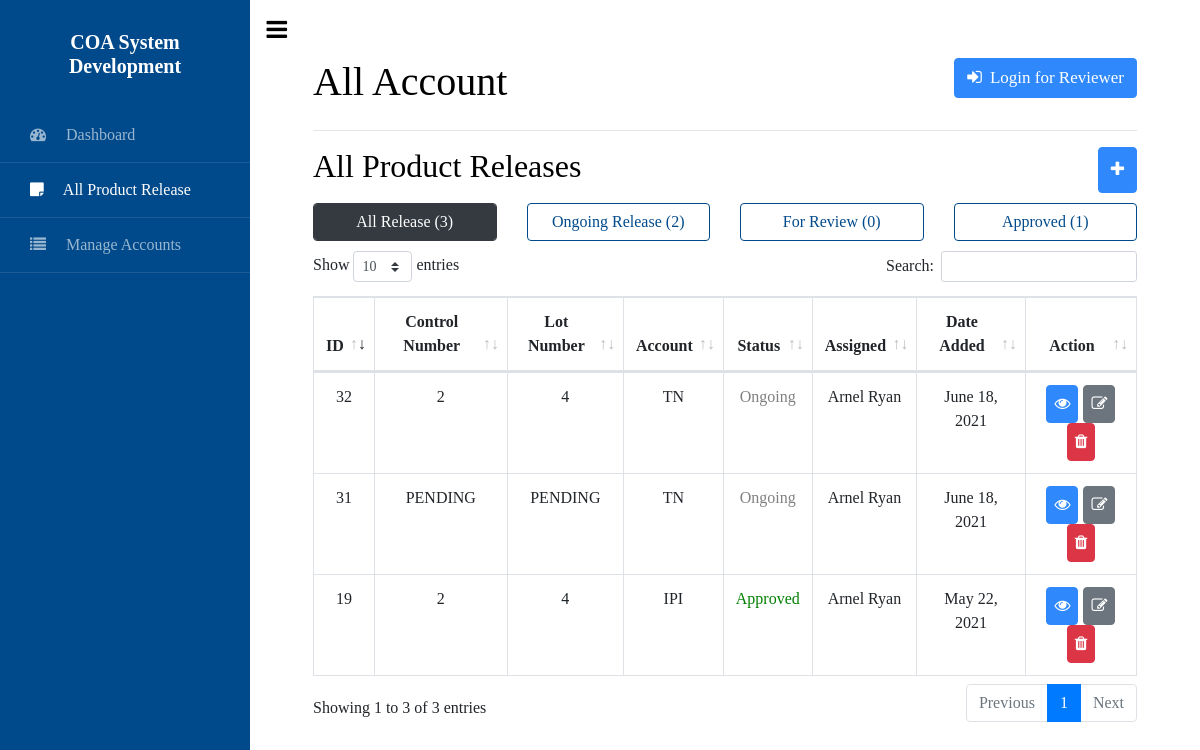
Page /allrelease.php?status=All on the committed database.
### tables this page shows
CREATE TABLE `productrelease` (
  `id` int(11) NOT NULL,
  `product_name` varchar(60) NOT NULL,
  `account` varchar(50) NOT NULL,
  `manufactured_quantity` varchar(30) NOT NULL,
  `control_num` varchar(30) NOT NULL,
  `created_by` varchar(50) NOT NULL,
  `assign_to` varchar(50) NOT NULL,
  `po_num` varchar(30) NOT NULL,
  `status` varchar(20) NOT NULL,
  `customer_name` varchar(50) NOT NULL,
  `manufacture_date` date NOT NULL,
  `rev_num` varchar(30) NOT NULL,
  `expiration_date` date NOT NULL,
  `lot_num` varchar(30) NOT NULL,
  `serving_size` varchar(30) NOT NULL,
  `item_num` varchar(30) NOT NULL,
  `serving_per` varchar(30) NOT NULL,
  `physicaltest` text NOT NULL,
  `physicalspecification` text NOT NULL,
  `physicalmethod` text NOT NULL,
  `physicalresults` text NOT NULL,
  `chemicaltest` text NOT NULL,
  `chemicalunit` text NOT NULL,
  `chemicalmin` text NOT NULL,
  `chemicalmax` text NOT NULL,
  `chemicalinput` text NOT NULL,
  `heavymetaltest` text NOT NULL,
  `heavymetalug` text NOT NULL,
  `heavymetalinput` text NOT NULL,
  `microbiologicaltest` text NOT NULL,
  `microbiologicalcfu` text NOT NULL,
  `microbiologicalinput` text NOT NULL,
  `comment` text NOT NULL,
  `date_added` date NOT NULL DEFAULT current_timestamp(),
  `date_modified` date NOT NULL DEFAULT current_timestamp(),
  `coa` varchar(15) NOT NULL,
  `batchrecord` varchar(15) NOT NULL,
  `ftir` varchar(15) NOT NULL,
  `preparedname` varchar(200) NOT NULL,
  `prepareddescription` varchar(200) NOT NULL,
  `reviewedname` varchar(200) NOT NULL,
  `revieweddescription` varchar(200) NOT NULL,
  `approvedname` varchar(200) NOT NULL,
  `approveddescription` varchar(200) NOT NULL,
  `authorizedname` varchar(200) NOT NULL,
  `authorizeddescription` varchar(200) NOT NULL
);

### function/usercheck.php (called while the page is built, shortened)
<?php
  $usersession = 0;
 ?>

### function/all.php (called while the page is built, shortened)
<?php
if (isset($_GET['status'])) {
	$status = $_GET['status'];
	if ($status == "All") {
		$productreleasetable = $link->query("SELECT id,control_num,assign_to,lot_num,account,status,date_added,date_modified FROM productrelease") or die($link->error);
$link->query("SELECT id,product_name FROM productrelease") or die($link->error);
	}
}
	$allreleasestatusdisplayalltemp = $link->query("SELECT status,COUNT(id) FROM `productrelease`") or die($link->error);
	$allreleasestatusdisplayall = $allreleasestatusdisplayalltemp->fetch_assoc();
	$allreleasestatusdisplayongoingtemp = $link->query("SELECT status,COUNT(id) FROM `productrelease` WHERE status = 'Ongoing'") or die($link->error);
	$allreleasestatusdisplayongoing = $allreleasestatusdisplayongoingtemp->fetch_assoc();
	$allreleasestatusdisplayforreviewtemp = $link->query("SELECT status,COUNT(id) FROM `productrelease` WHERE status = 'For Review'") or die($link->error);
	$allreleasestatusdisplayforreview = $allreleasestatusdisplayforreviewtemp->fetch_assoc();
	$allreleasestatusdisplayapprovedtemp = $link->query("SELECT status,COUNT(id) FROM `productrelease` WHERE status = 'Approved'") or die($link->error);
	$allreleasestatusdisplayapproved = $allreleasestatusdisplayapprovedtemp->fetch_assoc();
?>

### allrelease.php (the view, shortened to what this page needs)
<?php
include 'includes/header.php';
include 'function/usercheck.php';
include 'function/all.php';
?>
<body>
	<div class="wrapper d-flex align-items-stretch">
    <nav id="sidebar" style="background: #004A8B;">
      <div class="custom-menu">
        <button type="button" id="sidebarCollapse" class="btn btn-primary">
            <i class="fa fa-bars"></i>
          </button>
      </div>
      <div class="text-center">
        <h1 style="padding-top: 20px;"><a href="index.php" class="logo" style="background: #004A8B;">COA System Development</a></h1>
      </div>
      <ul class="list-unstyled components mb-5">
        <li>
          <a href="index.php"><span class="fa fa-tachometer mr-3"></span> Dashboard</a>
        </li>
        <li class="active">
          <a href="allrelease.php?status=All"><span class="fa fa-sticky-note mr-3"></span> All Product Release</a>
        </li>
        <li>
          <a href="manage-accounts.php"><span class="fa fa-list mr-3"></span> Manage Accounts</a>
        </li>
      </ul>
    </nav>
    <div id="content" class="p-4 p-md-5 pt-5">
      <div class="container">
        <div class="row" style="padding-top: 10px;">
          <div class="col-md-12 d-flex justify-content-between">
            <div><h1>All Account</h1></div>
            <div>
              <?php if ($usersession == 0) { ?>
              <a href="login.php" style="font-size: 17px;" class="btn btn-primary"><span class="fa fa-sign-in mr-2"></span>Login for Reviewer</a>
            <?php } else{ ?>
              <a href="function/logout.php" style="font-size: 17px;" class="btn btn-danger"><span class="fa fa-sign-out mr-2"></span>Logout</a>
            <?php } ?>
            </div>
          </div>
        </div>
        <hr>
        <div class="row">
          <div class="col-md-12 d-flex justify-content-between">
            <h2><?php echo $status; ?> Product Releases</h2>
            <button type="button" class="btn btn-primary" data-toggle="modal" data-target="#addproduct" style="font-size: 17px;">
            <span class="fa fa-plus"></span>
          </button>
          </div>
        </div>
        <div class="row d-flex justify-content-between text-center" style=" padding-top: 10px;">
        <?php if ($status == "All") { ?>
          <div class="col-md-3">
            <a href="allrelease.php?status=All" class="btn btn-dark form-control">All Release (<?php echo $allreleasestatusdisplayall['COUNT(id)']; ?>)</a>
          </div>
        <?php }else{ ?>
          <div class="col-md-3">
            <a href="allrelease.php?status=All" class="btn btn-info account-button form-control">All Release (<?php echo $allreleasestatusdisplayall['COUNT(id)']; ?>)</a>
          </div>
        <?php } ?>
        <?php if ($status == "Ongoing") { ?>
          <div class="col-md-3">
            <a href="allrelease.php?status=Ongoing" class="btn btn-dark form-control">Ongoing Release (<?php echo $allreleasestatusdisplayongoing['COUNT(id)']; ?>)</a>
          </div>
        <?php }else{ ?>
          <div class="col-md-3">
            <a href="allrelease.php?status=Ongoing" class="btn btn-info account-button form-control">Ongoing Release (<?php echo $allreleasestatusdisplayongoing['COUNT(id)']; ?>)</a>
          </div>
        <?php } ?>
        <?php if ($status == "For Review") { ?>
          <div class="col-md-3">
            <a href="allrelease.php?status=For Review" class="btn btn-dark form-control">For Review (<?php echo $allreleasestatusdisplayforreview['COUNT(id)']; ?>)</a>
          </div>
        <?php }else{ ?>
          <div class="col-md-3">
            <a href="allrelease.php?status=For Review" class="btn btn-info account-button form-control">For Review (<?php echo $allreleasestatusdisplayforreview['COUNT(id)']; ?>)</a>
          </div>
        <?php } ?>
        <?php if ($status == "Approved") { ?>
          <div class="col-md-3">
            <a href="allrelease.php?status=Approved" class="btn btn-dark form-control">Approved (<?php echo $allreleasestatusdisplayapproved['COUNT(id)']; ?>)</a>
          </div>
        <?php }else{ ?>
          <div class="col-md-3">
            <a href="allrelease.php?status=Approved" class="btn btn-info account-button form-control">Approved (<?php echo $allreleasestatusdisplayapproved['COUNT(id)']; ?>)</a>
          </div>
        <?php } ?>
        </div>
      </div>
      <div class="container">
        <div class="row" style="padding-bottom: 20px; padding-top: 10px;">
          <div class="col-md-12">
            <div class="table-responsive fixed-table-body">
              <table id="example" class="table table-hover table-bordered">
                <thead class="text-center">
                  <th>ID</th>
                  <th>Control Number</th>
                  <th>Lot Number</th>
                  <th>Account</th>
                  <th>Status</th>
                  <th>Assigned</th>
                  <th>Date Added</th>
                  <th>Action</th>
                </thead>
                <tbody class="text-center">
                  <?php
                  for ($i = 0;$productreleasetablerow = $productreleasetable->fetch_assoc();$i++)
                    { ?>
                  <tr>
                    <td><?php echo $productreleasetablerow['id']; ?></td>
                    <td><?php echo $productreleasetablerow['control_num']; ?></td>
                    <td><?php echo $productreleasetablerow['lot_num']; ?></td>
                    <td><?php echo $productreleasetablerow['account']; ?></td>
                    <td style="color: <?php if ($productreleasetablerow['status'] == "Ongoing") { echo "gray"; } elseif ($productreleasetablerow['status'] == "For Review") { echo "blue"; } elseif ($productreleasetablerow['status'] == "Approved") { echo "green"; } ?>;"><?php echo $productreleasetablerow['status']; ?></td>
                    <td><?php echo $productreleasetablerow['assign_to']; ?></td>
                    <td><?php echo date("F d, Y", strtotime($productreleasetablerow['date_added'])); ?></td>
                    <td style="font-size: 20px;">
                      <a href="#" class="viewicon btn btn-primary" data-toggle="modal" data-target="#viewproduct<?php echo($i) ?>" style="padding-left: 3px; padding-right: 3px;">
                        <i class="fa fa-eye" style="padding-left: 4px;padding-right: 4px;"></i>
                      </a>
                      <a href="#" class="editicon btn btn-secondary" data-toggle="modal" data-target="#editproduct<?php echo($i) ?>" style="padding-left: 3px; padding-right: 3px;">
                        <i class="fa fa-edit" style="padding-left: 4px;padding-right: 4px;"></i>
                      </a>
                           <a href="#" class="deleteicon btn btn-danger" data-toggle="modal" data-target="#deleteproduct<?php echo($i) ?>" style="padding-left: 3px; padding-right: 3px;">
                              <i class="fa fa-trash" style="padding-left: 4px;padding-right: 4px;"></i>
                           </a>
                    </td>
                  </tr>
                <?php } ?>
                </tbody>
              </table>
            </div>
          </div>
        </div>
      </div>
    </div>
  </div>
</body>
<?php include 'includes/footer.php'; ?>

### includes/header.php (shortened to what this page needs)
<!DOCTYPE html>
<html>
<head>
	<link rel="stylesheet" href="https://stackpath.bootstrapcdn.com/font-awesome/4.7.0/css/font-awesome.min.css">
	<link rel="stylesheet" href="assets/sidebar/css/style2.css">
	<link rel="stylesheet" type="text/css" href="assets/datatable/css/bootstrap.css">
	<link rel="stylesheet" type="text/css" href="assets/datatable/css/dataTables.bootstrap4.min.css">
	<link rel="stylesheet" type="text/css" href="assets/bootstrap/css/bootstrap.min.css">
	<link rel="stylesheet" type="text/css" href="assets/fontawesome/css/font-awesome.min.css">
	<link rel="stylesheet" type="text/css" href="assets/webstyle/style.css">
</head>

### includes/footer.php (shortened to what this page needs)
</html>

### assets/webstyle/style.css (style rules this page uses)
* { margin: 0; padding: 0; font-family: "Times New Roman"; }
.account-button { width:100%; color: #004A8B; background-color: white; border:bold; border-color: #004A8B; }

### rows in the picture
productrelease: id "19", control_num "2", lot_num "4", account "IPI", status "Approved", assign_to "Arnel Ryan", date_added "May 22, 2021"
productrelease: id "31", control_num "PENDING", lot_num "PENDING", account "TN", status "Ongoing", assign_to "Arnel Ryan", date_added "June 18, 2021"
productrelease: id "32", control_num "2", lot_num "4", account "TN", status "Ongoing", assign_to "Arnel Ryan", date_added "June 18, 2021"

### other values in the picture
$status "All"
$allreleasestatusdisplayall['COUNT(id)'] "3"
$allreleasestatusdisplayongoing['COUNT(id)'] "2"
$allreleasestatusdisplayforreview['COUNT(id)'] "0"
$allreleasestatusdisplayapproved['COUNT(id)'] "1"
